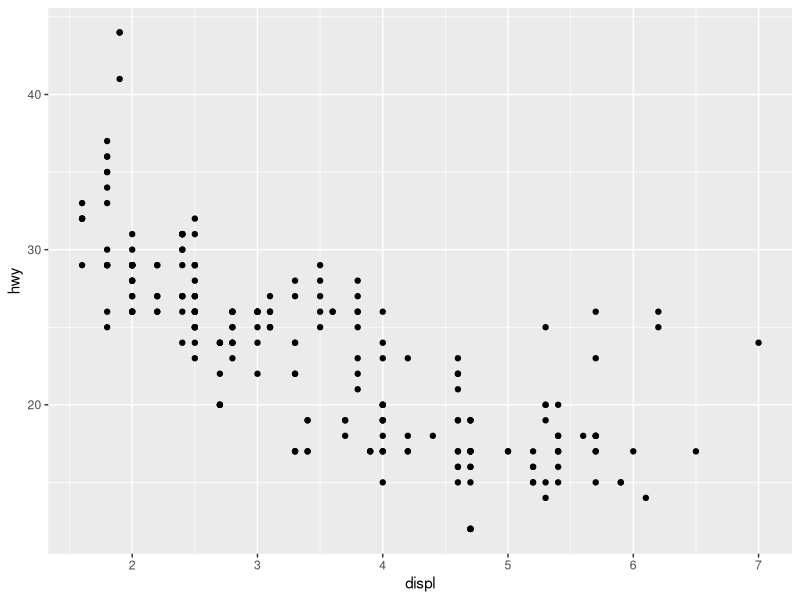
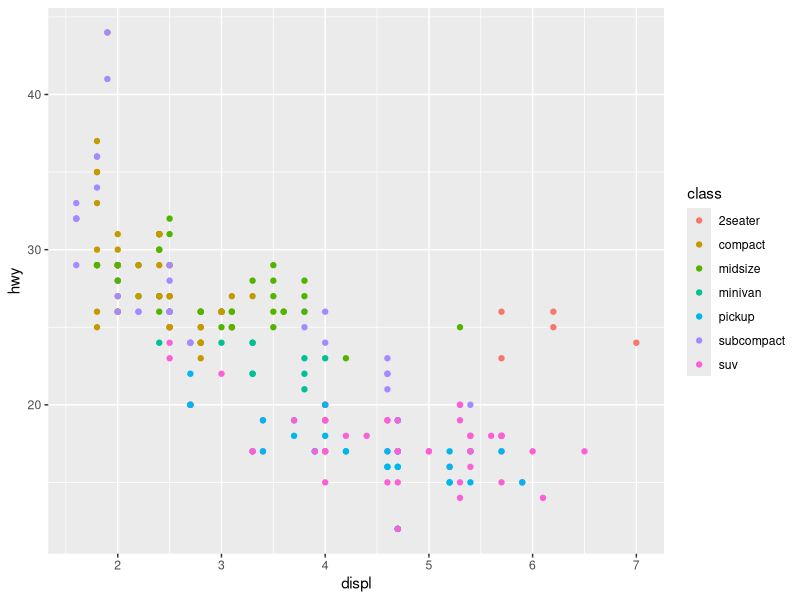
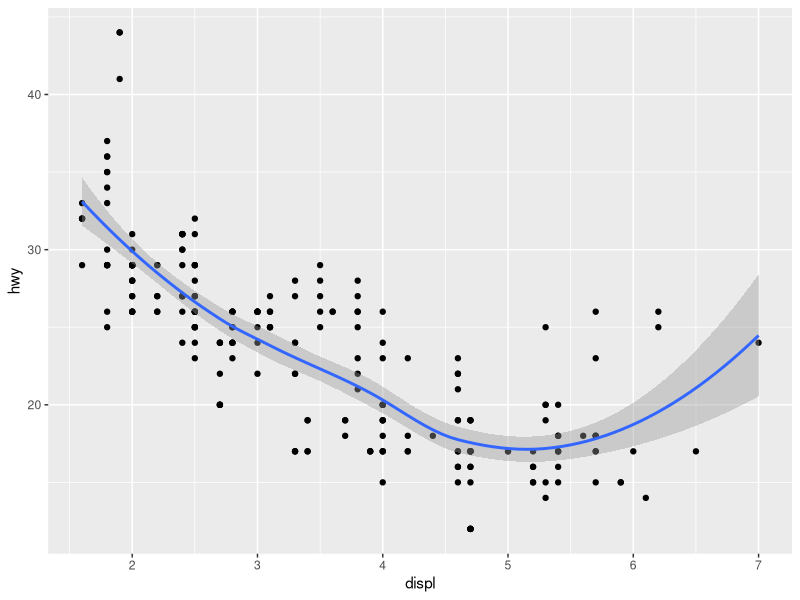

Source code (R) for these figures, in order:
# Seminar 1 for Group 1

x <- 3 + sin(pi/2) 
x 
sqrt(x)
y <- sqrt(x)
z <- "word"

## Sequence:
v<- seq(1,10)
v2 <- 1:10

## vectors
w <- c(12,1,2,3)
w
w<-sort(w)

min(w)
# second value of w
w[2]

# multiply all values
w*2
# likewise
w/2

#
A <- c("1","2","5","9")
typeof(A)
n <- length(A)

for(i in 1:n){
  print(A[i])
}

for(i in 1:n){
  print(as.numeric(A[i]))
}


## Packages
#install.package("tidyverse")
library(tidyverse)

car_frame <- mpg

ggplot(data = car_frame) +
  geom_point(mapping = aes(x=displ,y=hwy))

ggplot(data = car_frame) +
  geom_point(mapping = aes(x=displ,y=hwy, color=class))

ggplot(data = car_frame) +
  geom_point(mapping = aes(x=displ,y=hwy)) + 
  geom_smooth(mapping = aes(x=displ,y=hwy))


  